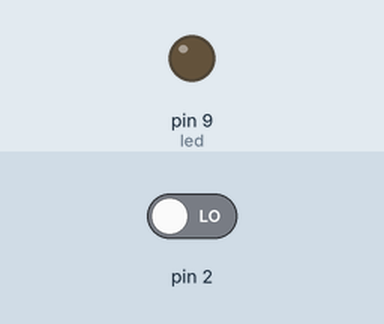
The sketch below on a simulated Arduino Uno, built with avr-gcc and run on an emulated ATmega328P. On the bench: output pins drawn as LEDs (lit = HIGH). Inputs (shaded band) come from the test bench; at power-on: pin 2 LOW.

Above: at 1.2 s.
1.3 s: pin 2 driven HIGH
At 2.5 s:
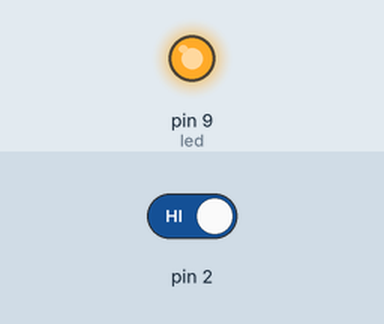
2.8 s: pin 2 driven LOW
At 3.7 s:
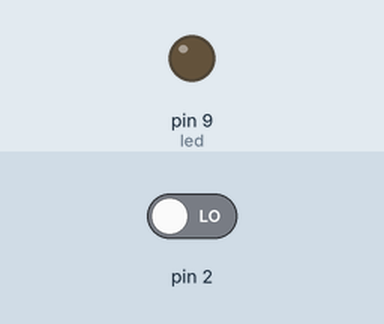
Timing chart, 0 to 5.8 s (numbered marks = the images above; inputs shaded):
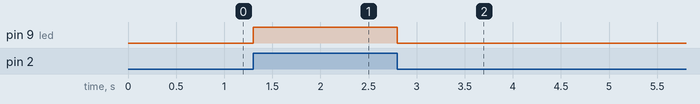

Measured:
- after the input at 1.3 s, pin 9 (led): LOW → HIGH at once
- after the input at 2.8 s, pin 9 (led): HIGH → LOW at once

The sketch:

Interrupt.ino
```cpp
const byte led = 9;
const byte interruptPin = 0;
volatile byte state = LOW;

void setup() {
  // put your setup code here, to run once:
  pinMode(led,OUTPUT);
  pinMode(interruptPin, INPUT_PULLUP);
  attachInterrupt(interruptPin,ledOn,CHANGE);
//  attachInterrupt(0,ledOff,LOW);
}

void loop() {
  // put your main code here, to run repeatedly:
  digitalWrite(led,state);
//  delay(10);
}

void ledOn() {
  state = !state;
}

//void ledOff(){
//  state = !state;
//}
```
